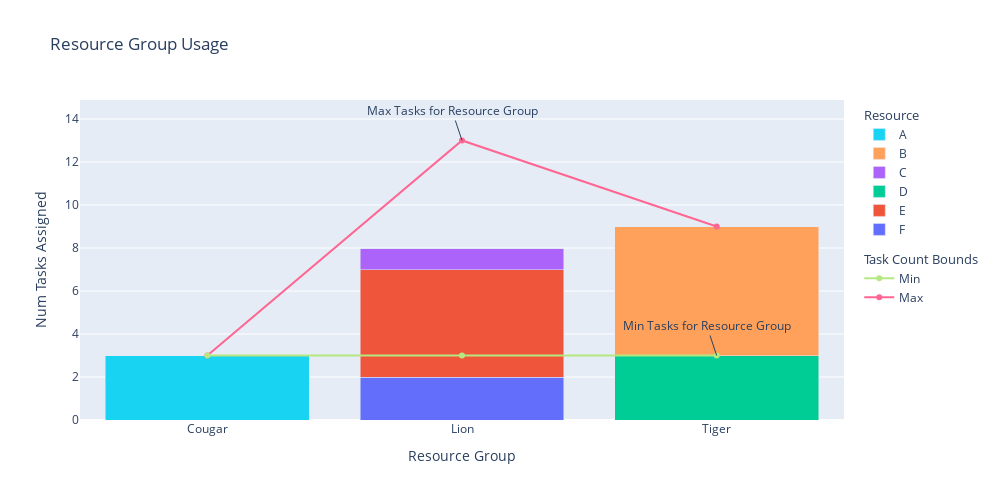

This figure's notebook cell:
### Code cell
fig = go.Figure()
res_groups = sorted(resource_groups.index)
res_assignments = pd.concat([assignment_data.groupby('Resource').size().to_frame("NumTasks"), 
                             resources[['ResourceGroup']]], axis=1).reset_index().set_index(["Resource", "ResourceGroup"]).fillna(0).astype(int).reset_index()

for r in sorted(res_assignments.Resource.values, reverse=True):
    group_tasks = pd.concat([resource_groups, res_assignments.set_index(['ResourceGroup', 'Resource']).xs(r, level="Resource")], axis=1).fillna(0)['NumTasks']
    fig.add_trace(go.Bar(name=r, 
                         x=res_groups, 
                         y=[group_tasks.loc[rg] for rg in res_groups],
                         legendgroup='resource',
                         legendgrouptitle_text="Resource",))
fig.add_trace(go.Scatter(x=res_groups, y=[resource_groups.MaxTasks.loc[rg] for rg in res_groups], name='Max', legendgroup='tasks', legendgrouptitle_text='Task Count Bounds'))
fig.add_trace(go.Scatter(x=res_groups, y=[resource_groups.MinTasks.loc[rg] for rg in res_groups], name='Min', legendgroup='tasks'))
fig.update_layout(barmode='stack', title="Resource Group Usage", yaxis={'title':'Num Tasks Assigned'}, xaxis={'title':'Resource Group'}, autosize=False, height=500, width=1000)
fig.add_annotation(
            x='Lion',
            y=resource_groups.query('ResourceGroup=="Lion"').MaxTasks.values[0],
            text="Max Tasks for Resource Group")
fig.add_annotation(
            x='Tiger',
            y=resource_groups.query('ResourceGroup=="Tiger"').MinTasks.values[0],
            text="Min Tasks for Resource Group")

### Figure 1 — Plotly figure (JSON) as saved in the notebook; plotly's stock layout.template omitted (floating-point values rounded to 4 significant figures)
{"data": [{"legendgroup": "resource", "legendgrouptitle": {"text": "Resource"}, "name": "F", "type": "bar", "x": ["Cougar", "Lion", "Tiger"], "y": [0, 2, 0]}, {"legendgroup": "resource", "legendgrouptitle": {"text": "Resource"}, "name": "E", "type": "bar", "x": ["Cougar", "Lion", "Tiger"], "y": [0, 5, 0]}, {"legendgroup": "resource", "legendgrouptitle": {"text": "Resource"}, "name": "D", "type": "bar", "x": ["Cougar", "Lion", "Tiger"], "y": [0, 0, 3]}, {"legendgroup": "resource", "legendgrouptitle": {"text": "Resource"}, "name": "C", "type": "bar", "x": ["Cougar", "Lion", "Tiger"], "y": [0, 1, 0]}, {"legendgroup": "resource", "legendgrouptitle": {"text": "Resource"}, "name": "B", "type": "bar", "x": ["Cougar", "Lion", "Tiger"], "y": [0, 0, 6]}, {"legendgroup": "resource", "legendgrouptitle": {"text": "Resource"}, "name": "A", "type": "bar", "x": ["Cougar", "Lion", "Tiger"], "y": [3, 0, 0]}, {"legendgroup": "tasks", "legendgrouptitle": {"text": "Task Count Bounds"}, "name": "Max", "type": "scatter", "x": ["Cougar", "Lion", "Tiger"], "y": [3, 13, 9]}, {"legendgroup": "tasks", "name": "Min", "type": "scatter", "x": ["Cougar", "Lion", "Tiger"], "y": [3, 3, 3]}], "layout": {"annotations": [{"text": "Max Tasks for Resource Group", "x": "Lion", "y": 13}, {"text": "Min Tasks for Resource Group", "x": "Tiger", "y": 3}], "autosize": false, "barmode": "stack", "height": 500, "title": {"text": "Resource Group Usage"}, "width": 1000, "xaxis": {"title": {"text": "Resource Group"}}, "yaxis": {"title": {"text": "Num Tasks Assigned"}}}}
